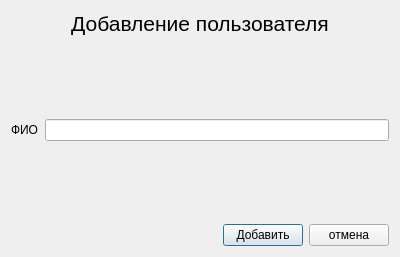
<?xml version="1.0" encoding="UTF-8"?>
<ui version="4.0">
 <class>Dialog</class>
 <widget class="QDialog" name="Dialog">
  <property name="geometry">
   <rect>
    <x>0</x>
    <y>0</y>
    <width>400</width>
    <height>257</height>
   </rect>
  </property>
  <property name="sizePolicy">
   <sizepolicy hsizetype="Fixed" vsizetype="Fixed">
    <horstretch>0</horstretch>
    <verstretch>0</verstretch>
   </sizepolicy>
  </property>
  <property name="maximumSize">
   <size>
    <width>400</width>
    <height>257</height>
   </size>
  </property>
  <property name="windowTitle">
   <string>Dialog</string>
  </property>
  <layout class="QVBoxLayout" name="verticalLayout">
   <item>
    <widget class="QLabel" name="label">
     <property name="font">
      <font>
       <pointsize>16</pointsize>
      </font>
     </property>
     <property name="text">
      <string>Добавление пользователя</string>
     </property>
     <property name="alignment">
      <set>Qt::AlignCenter</set>
     </property>
    </widget>
   </item>
   <item>
    <spacer name="verticalSpacer">
     <property name="orientation">
      <enum>Qt::Vertical</enum>
     </property>
     <property name="sizeHint" stdset="0">
      <size>
       <width>20</width>
       <height>40</height>
      </size>
     </property>
    </spacer>
   </item>
   <item>
    <layout class="QFormLayout" name="formLayout">
     <item row="0" column="0">
      <widget class="QLabel" name="label_2">
       <property name="text">
        <string>ФИО</string>
       </property>
      </widget>
     </item>
     <item row="0" column="1">
      <widget class="QLineEdit" name="user_name_in"/>
     </item>
    </layout>
   </item>
   <item>
    <spacer name="verticalSpacer_2">
     <property name="orientation">
      <enum>Qt::Vertical</enum>
     </property>
     <property name="sizeHint" stdset="0">
      <size>
       <width>20</width>
       <height>40</height>
      </size>
     </property>
    </spacer>
   </item>
   <item>
    <layout class="QHBoxLayout" name="horizontalLayout">
     <item>
      <widget class="QLabel" name="error">
       <property name="text">
        <string/>
       </property>
      </widget>
     </item>
     <item>
      <spacer name="horizontalSpacer">
       <property name="orientation">
        <enum>Qt::Horizontal</enum>
       </property>
       <property name="sizeHint" stdset="0">
        <size>
         <width>40</width>
         <height>20</height>
        </size>
       </property>
      </spacer>
     </item>
     <item>
      <widget class="QPushButton" name="ok_btn">
       <property name="text">
        <string>Добавить</string>
       </property>
      </widget>
     </item>
     <item>
      <widget class="QPushButton" name="cancel_btn">
       <property name="text">
        <string>отмена</string>
       </property>
      </widget>
     </item>
    </layout>
   </item>
  </layout>
 </widget>
 <resources/>
 <connections/>
</ui>
